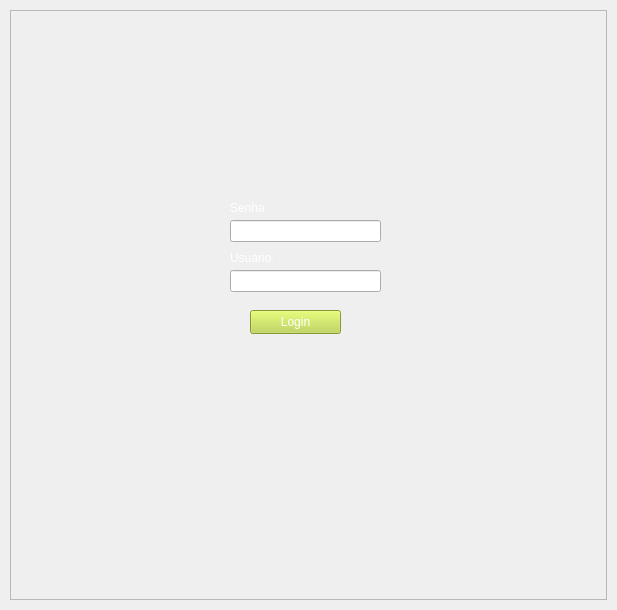
<?xml version="1.0" encoding="UTF-8"?>
<ui version="4.0" idbasedtr="true">
 <class>MainWindow</class>
 <widget class="QMainWindow" name="MainWindow">
  <property name="geometry">
   <rect>
    <x>0</x>
    <y>0</y>
    <width>617</width>
    <height>610</height>
   </rect>
  </property>
  <property name="windowTitle">
   <string>MainWindow</string>
  </property>
  <property name="styleSheet">
   <string notr="true"/>
  </property>
  <widget class="QWidget" name="centralwidget">
   <layout class="QVBoxLayout" name="verticalLayout">
    <item>
     <widget class="QFrame" name="senha">
      <property name="styleSheet">
       <string notr="true"/>
      </property>
      <property name="frameShape">
       <enum>QFrame::Shape::StyledPanel</enum>
      </property>
      <property name="frameShadow">
       <enum>QFrame::Shadow::Raised</enum>
      </property>
      <widget class="QFrame" name="frame">
       <property name="geometry">
        <rect>
         <x>-20</x>
         <y>-20</y>
         <width>621</width>
         <height>631</height>
        </rect>
       </property>
       <property name="styleSheet">
        <string notr="true">image: url(:/foto/lan4.jpg);</string>
       </property>
       <property name="frameShape">
        <enum>QFrame::Shape::StyledPanel</enum>
       </property>
       <property name="frameShadow">
        <enum>QFrame::Shadow::Raised</enum>
       </property>
       <widget class="QLabel" name="senha_login">
        <property name="geometry">
         <rect>
          <x>240</x>
          <y>210</y>
          <width>35</width>
          <height>16</height>
         </rect>
        </property>
        <property name="styleSheet">
         <string notr="true">color: rgb(255, 255, 255);</string>
        </property>
        <property name="text">
         <string>Senha:</string>
        </property>
       </widget>
       <widget class="QLineEdit" name="senha_dados">
        <property name="geometry">
         <rect>
          <x>240</x>
          <y>230</y>
          <width>151</width>
          <height>22</height>
         </rect>
        </property>
        <property name="text">
         <string/>
        </property>
        <property name="frame">
         <bool>true</bool>
        </property>
        <property name="echoMode">
         <enum>QLineEdit::EchoMode::Password</enum>
        </property>
       </widget>
       <widget class="QLabel" name="usuario_login">
        <property name="geometry">
         <rect>
          <x>240</x>
          <y>260</y>
          <width>43</width>
          <height>16</height>
         </rect>
        </property>
        <property name="styleSheet">
         <string notr="true">color: rgb(255, 255, 255);</string>
        </property>
        <property name="text">
         <string>Usuário:</string>
        </property>
       </widget>
       <widget class="QLineEdit" name="usuario_dados">
        <property name="geometry">
         <rect>
          <x>240</x>
          <y>280</y>
          <width>151</width>
          <height>22</height>
         </rect>
        </property>
       </widget>
       <widget class="QPushButton" name="LOgin">
        <property name="geometry">
         <rect>
          <x>260</x>
          <y>320</y>
          <width>91</width>
          <height>24</height>
         </rect>
        </property>
        <property name="styleSheet">
         <string notr="true">background-color: rgb(255, 247, 15);
background-color: rgb(187, 214, 68);
color: rgb(255, 255, 255);</string>
        </property>
        <property name="text">
         <string>Login</string>
        </property>
       </widget>
      </widget>
     </widget>
    </item>
   </layout>
  </widget>
 </widget>
 <layoutdefault spacing="10" margin="10"/>
 <tabstops>
  <tabstop>usuario_dados</tabstop>
  <tabstop>senha_dados</tabstop>
 </tabstops>
 <resources>
  <include location="um.qrc"/>
  <include location="foto.qrc"/>
 </resources>
 <connections/>
 <designerdata>
  <property name="gridDeltaX">
   <number>10</number>
  </property>
  <property name="gridDeltaY">
   <number>10</number>
  </property>
  <property name="gridSnapX">
   <bool>true</bool>
  </property>
  <property name="gridSnapY">
   <bool>true</bool>
  </property>
  <property name="gridVisible">
   <bool>true</bool>
  </property>
 </designerdata>
</ui>
